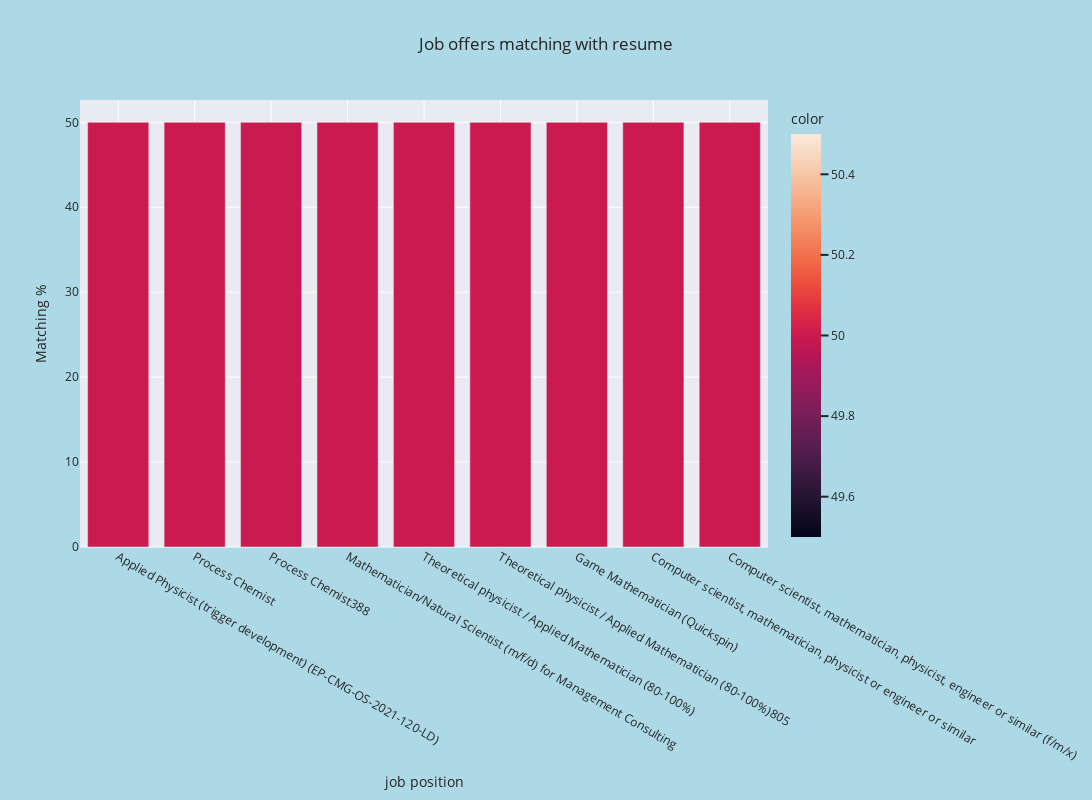

Notebook source saved alongside this figure:
### Code cell
pct_list = match_skills(JD_set, skill_list, data)
pct_list

### Figure 1 — Plotly figure (JSON) as saved in the notebook; plotly's stock layout.template omitted (floating-point values rounded to 4 significant figures)
{"data": [{"alignmentgroup": "True", "hovertemplate": "job position=%{x}<br>Matching %=%{y}<br>color=%{marker.color}<extra></extra>", "legendgroup": "", "marker": {"color": [50, 50, 50, 50, 50, 50, 50, 50, 50], "coloraxis": "coloraxis", "pattern": {"shape": ""}}, "name": "", "offsetgroup": "", "orientation": "v", "showlegend": false, "textposition": "auto", "type": "bar", "x": ["Applied Physicist (trigger development) (EP-CMG-OS-2021-120-LD)", "Process Chemist", "Process Chemist388", "Mathematician/Natural Scientist (m/f/d) for Management Consulting", "Theoretical physicist / Applied Mathematician (80-100%)", "Theoretical physicist / Applied Mathematician (80-100%)805", "Game Mathematician (Quickspin)", "Computer scientist, mathematician, physicist or engineer or similar", "Computer scientist, mathematician, physicist, engineer or similar (f/m/x)"], "xaxis": "x", "y": [50, 50, 50, 50, 50, 50, 50, 50, 50], "yaxis": "y"}], "layout": {"barmode": "relative", "coloraxis": {"colorbar": {"title": {"text": "color"}}, "colorscale": [[0, "rgb(2,4,25)"], [0.0625, "rgb(24,15,41)"], [0.125, "rgb(47,23,57)"], [0.1875, "rgb(71,28,72)"], [0.25, "rgb(97,30,82)"], [0.3125, "rgb(123,30,89)"], [0.375, "rgb(150,27,91)"], [0.4375, "rgb(177,22,88)"], [0.5, "rgb(203,26,79)"], [0.5625, "rgb(223,47,67)"], [0.625, "rgb(236,76,61)"], [0.6875, "rgb(242,107,73)"], [0.75, "rgb(244,135,95)"], [0.8125, "rgb(245,162,122)"], [0.875, "rgb(246,188,153)"], [0.9375, "rgb(247,212,187)"], [1, "rgb(250,234,220)"]]}, "height": 800, "legend": {"tracegroupgap": 0}, "paper_bgcolor": "lightblue", "title": {"text": "Job offers matching with resume"}, "width": 1200, "xaxis": {"anchor": "y", "autorange": true, "domain": [0, 1], "range": [-0.5, 8.5], "title": {"text": "job position"}, "type": "category"}, "yaxis": {"anchor": "x", "autorange": true, "domain": [0, 1], "range": [0, 52.63], "title": {"text": "Matching %"}, "type": "linear"}}}
